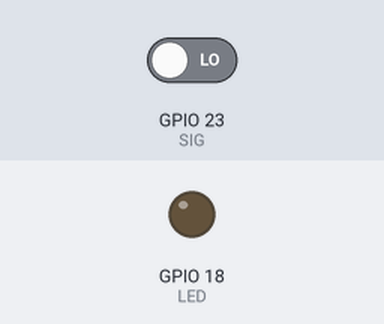
The program below on a simulated Raspberry Pi (BCM pin numbers). Parts: output pins drawn as LEDs (lit = HIGH). The inputs (shaded band) are chosen by the test bench; at power-on: GPIO 23 (SIG) LOW. The clock reads 2024-03-15 10:24:30 at power-on unless the program sets it.

Above: at 1.2 s.
1.3 s: GPIO 23 (SIG) driven HIGH
At 2.1 s:
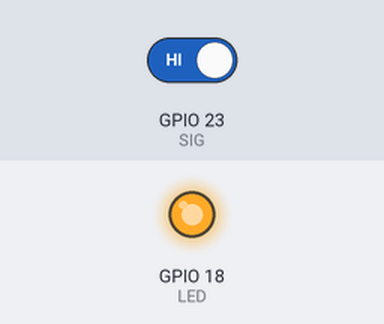
Timing chart, 0 to 4.3 s (numbered marks = the images above; inputs shaded):
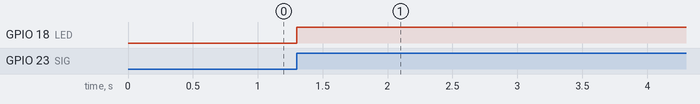

The program:

hc-sr501.py
```python
#!/usr/bin/env python

import time, sys, signal
import RPi.GPIO as GPIO
import datetime as dt

# This turns on an LED when motion is detected by an HC-SR501 unit
# and keeps it on until no motion is detected for 10 or the passed in
# number of seconds

# usage: sudo python hc-sr501.py [hold time]

# DATASHEET: http://www.mpja.com/download/31227sc.pdf

# clean up GPIO on caught signal
def signal_handler(signal, frame):
    GPIO.cleanup()
    sys.exit(0)

# Catch ctrl+C and cleanup
signal.signal(signal.SIGINT, signal_handler)

GPIO.setmode(GPIO.BCM)

SIG = 23
LED = 18

GPIO.setup(SIG, GPIO.IN)
GPIO.setup(LED, GPIO.OUT)

hold_for = 10
if len(sys.argv) > 1:
    hold_for = float(sys.argv[1])

hold_till = time.time()
GPIO.output(LED, False)

while True:
    current = GPIO.input(SIG)
    # turn on LED and update hold time
    if current == 1:
        GPIO.output(LED, True)
        hold_till = time.time() + hold_for
    # otherwise if it is past the hold time switch off LED
    elif time.time() > hold_till:
        GPIO.output(LED, False)
    time.sleep(0.1)
```

Measured:
- after the input at 1.3 s, GPIO 18 (LED): LOW → HIGH at once
